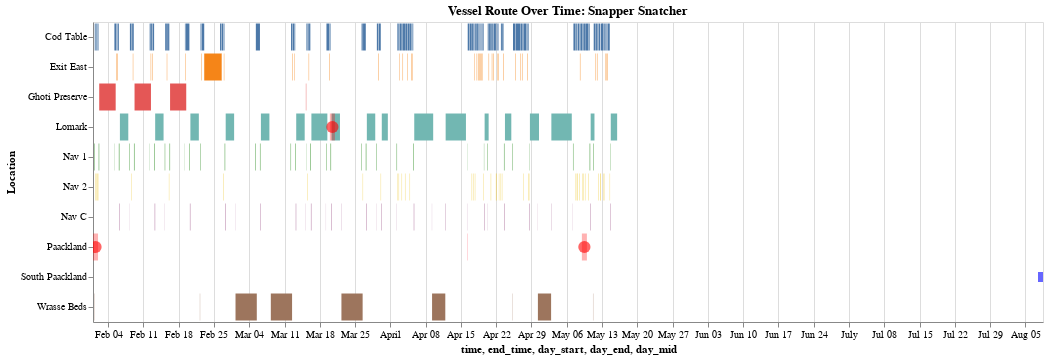

Notebook cell for this chart:
### Markdown cell above
Let's apply the function to an example

### Code cell
vessel_id = 'snappersnatcher7be'
vessel_name = vessels.loc[vessels['id'] == vessel_id, 'name'].values[0]

chart = plot_vessel_dwell_timeline(
    trajectories=trajectories,
    vessel_id=vessel_id,
    location_to_y=port_to_idx,
    harbor_reports=harbor_reports,
    transactions=transactions,
    documents=documents,
    vessel_name=vessel_name
)
chart.display()

### Figure 1 — Vega-Lite specification as saved in the notebook (floating-point values rounded to 4 significant figures; data arrays with more than 128 entries replaced by an {"elided": "..."} marker saying what was removed)
{"config": {"view": {"continuousWidth": 300, "continuousHeight": 300}}, "layer": [{"data": {"name": "data-aa5a120777f4417872e917e90035c264"}, "mark": {"type": "bar"}, "encoding": {"color": {"field": "source", "legend": null, "type": "nominal"}, "tooltip": [{"field": "source", "type": "nominal"}, {"field": "time", "type": "temporal"}, {"field": "end_time", "type": "temporal"}, {"field": "dwell_hours", "type": "quantitative"}], "x": {"field": "time", "type": "temporal"}, "x2": {"field": "end_time"}, "y": {"field": "source", "sort": ["Wrasse Beds", "Cod Table", "Don Limpet Preserve", "Himark", "Ghoti Preserve", "Exit West", "Nav 1", "Port Grove", "Exit South", "Nav B", "Nav 3", "Nav C", "Nav 2", "Nav A", "Tuna Shelf", "Exit East", "Exit North", "Haacklee", "Nav D", "Paackland", "Lomark", "Nemo Reef", "South Paackland", "Nav E"], "title": "Location", "type": "nominal"}}, "name": "view_10"}, {"data": {"name": "data-32d8fc29f82df64e5a7ba66bd2d8598b"}, "mark": {"type": "bar", "color": "red", "opacity": 0.3}, "encoding": {"tooltip": [{"field": "target", "type": "nominal"}, {"field": "date", "type": "temporal"}, {"field": "data_author", "type": "nominal"}], "x": {"field": "day_start", "type": "temporal"}, "x2": {"field": "day_end"}, "y": {"field": "target", "sort": ["Wrasse Beds", "Cod Table", "Don Limpet Preserve", "Himark", "Ghoti Preserve", "Exit West", "Nav 1", "Port Grove", "Exit South", "Nav B", "Nav 3", "Nav C", "Nav 2", "Nav A", "Tuna Shelf", "Exit East", "Exit North", "Haacklee", "Nav D", "Paackland", "Lomark", "Nemo Reef", "South Paackland", "Nav E"], "type": "nominal"}}}, {"data": {"name": "data-32d8fc29f82df64e5a7ba66bd2d8598b"}, "mark": {"type": "circle", "color": "red", "opacity": 0.6, "size": 150}, "encoding": {"tooltip": [{"field": "target", "type": "nominal"}, {"field": "date", "type": "temporal"}, {"field": "data_author", "type": "nominal"}], "x": {"field": "day_mid", "type": "temporal"}, "y": {"field": "target", "sort": ["Wrasse Beds", "Cod Table", "Don Limpet Preserve", "Himark", "Ghoti Preserve", "Exit West", "Nav 1", "Port Grove", "Exit South", "Nav B", "Nav 3", "Nav C", "Nav 2", "Nav A", "Tuna Shelf", "Exit East", "Exit North", "Haacklee", "Nav D", "Paackland", "Lomark", "Nemo Reef", "South Paackland", "Nav E"], "type": "nominal"}}}, {"data": {"name": "data-8f9d66691633d789cbc282c03d538ad7"}, "mark": {"type": "square", "color": "blue", "opacity": 0.6, "size": 100}, "encoding": {"tooltip": [{"field": "target", "type": "nominal"}, {"field": "date", "type": "temporal"}, {"field": "qty_tons", "type": "quantitative"}, {"field": "commodity", "type": "nominal"}], "x": {"field": "day_mid", "type": "temporal"}, "y": {"field": "target", "sort": ["Wrasse Beds", "Cod Table", "Don Limpet Preserve", "Himark", "Ghoti Preserve", "Exit West", "Nav 1", "Port Grove", "Exit South", "Nav B", "Nav 3", "Nav C", "Nav 2", "Nav A", "Tuna Shelf", "Exit East", "Exit North", "Haacklee", "Nav D", "Paackland", "Lomark", "Nemo Reef", "South Paackland", "Nav E"], "type": "nominal"}}}], "height": 300, "params": [{"name": "param_21", "select": {"type": "interval", "encodings": ["x", "y"]}, "bind": "scales", "views": ["view_10"]}], "title": "Vessel Route Over Time: Snapper Snatcher", "width": 950, "$schema": "https://vega.github.io/schema/vega-lite/v5.20.1.json", "datasets": {"data-aa5a120777f4417872e917e90035c264": {"elided": "290 records"}, "data-32d8fc29f82df64e5a7ba66bd2d8598b": [{"source": "snappersnatcher7be", "target": "Lomark", "date": "2035-03-20T00:00:00", "data_author": "Portmaster of Lomark", "day_start": "2035-03-20T00:00:00", "day_end": "2035-03-21T00:00:00", "day_mid": "2035-03-20T12:00:00"}, {"source": "snappersnatcher7be", "target": "Paackland", "date": "2035-05-09T00:00:00", "data_author": "Portmaster of Paackland", "day_start": "2035-05-09T00:00:00", "day_end": "2035-05-10T00:00:00", "day_mid": "2035-05-09T12:00:00"}, {"source": "snappersnatcher7be", "target": "Paackland", "date": "2035-02-01T00:00:00", "data_author": "Portmaster of Paackland", "day_start": "2035-02-01T00:00:00", "day_end": "2035-02-02T00:00:00", "day_mid": "2035-02-01T12:00:00"}], "data-8f9d66691633d789cbc282c03d538ad7": [{"source": "cargo_2035_2939020b", "target": "South Paackland", "date": "2035-08-08T00:00:00", "suspected_vessels": ["channelcatfishcapturer175", "catfishcapturer7a8", "snappersnatcher7be", "northernpikepirated97", "chumsalmoncatcher41e"], "probable_cargo_transaction": true, "id": "cargo_2035_2939020b", "qty_tons": 34.38, "commodity": "habeaspisces4eb", "day_mid": "2035-08-08T12:00:00"}]}}
